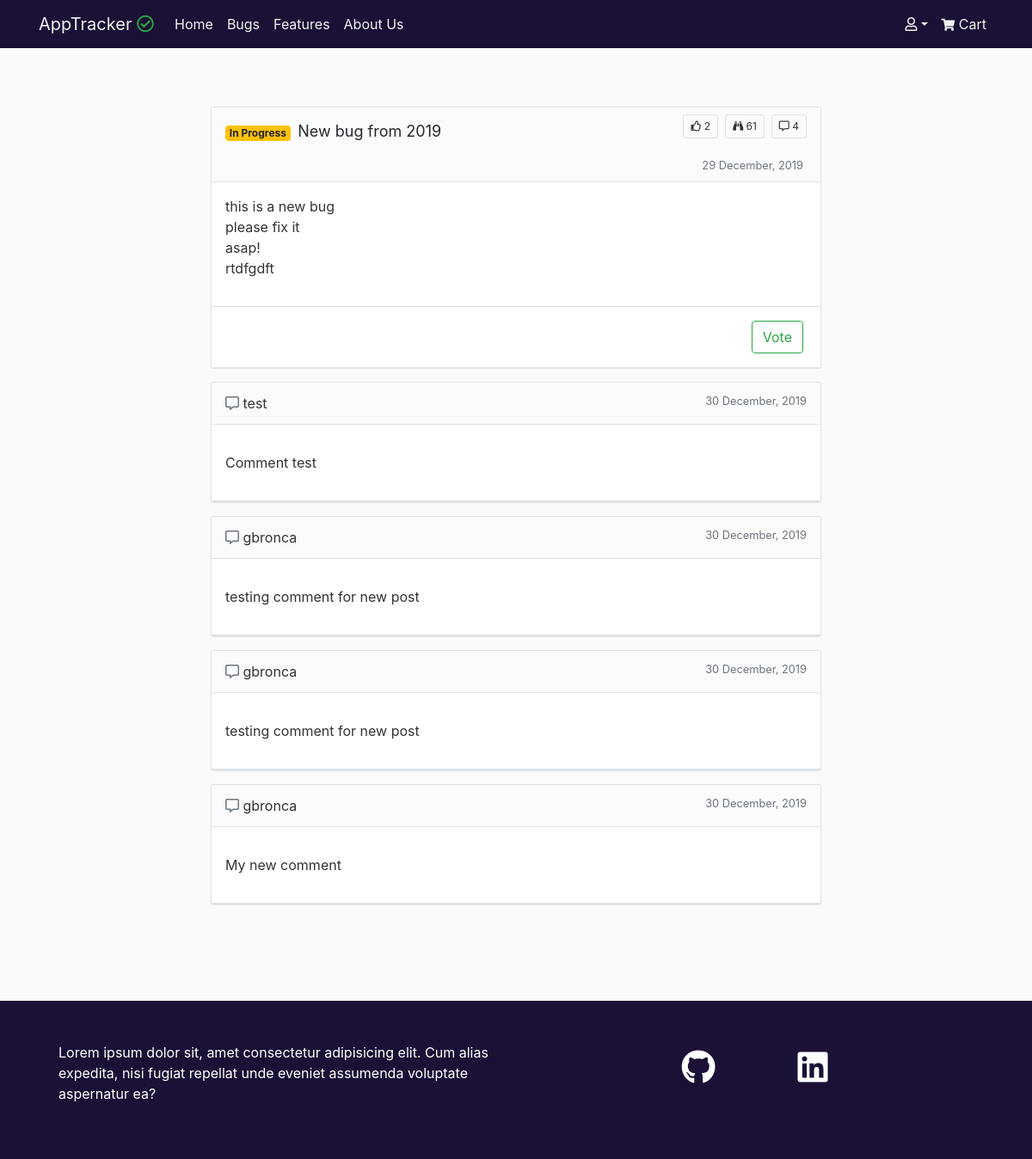
/tickets/detail/6/, run on the app's committed database.
### tickets/models.py (models this page shows, shortened)
class Ticket(models.Model):
    STATUS = (
        ('In Progress', 'In Progress'),
        ('Completed', 'Completed'),
        ('Pending', 'Pending')
    )
    ISSUE = (
        ('Bug', 'Bug'),
        ('Feature', 'Feature')
    )
    title = models.CharField(max_length=75)
    description = models.TextField()
    date_posted = models.DateTimeField(default=timezone.now)
    username = models.ForeignKey(User, on_delete=models.CASCADE)
    status = models.CharField(max_length=20, choices=STATUS,default='Pending')
    issue = models.CharField(max_length=20, choices=ISSUE, default='Bug')
    upvotes = models.PositiveIntegerField(default=0)
    views = models.PositiveIntegerField(default=0)

class Comments(models.Model):
    ticket = models.ForeignKey(Ticket, on_delete=models.CASCADE, null=True, related_name='comments')
    username = models.ForeignKey(User, on_delete=models.CASCADE, blank=False, null=False)
    comment = models.TextField(null=False, blank=False)
    date_created = models.DateTimeField(default=timezone.now)
    date_updated = models.DateTimeField(auto_now=True)

### tickets/views.py (the view)
# urls.py: path('detail/<int:pk>/', views.TicketDetailView.as_view(), name='detail'),
class TicketDetailView(DetailView):
    model = Ticket
    def get_object(self, queryset=None):
        obj = super().get_object()
        obj.views += 1
        obj.save()
        return obj

### cart/context.py (called while the page is built, shortened)
def cart_contents(request):
    price = 10
    total = 0
    tickets_count = 0
    cart = request.session.get('cart', {})
    cart_items = []
    upvote_list = []
    return {'tickets_count': tickets_count,
            'cart_items': cart_items,
            'total': total,
            'price': price,
            'upvote_list': upvote_list}

### tickets/templates/tickets/ticket_detail.html (shortened to what this page needs)
{% extends 'base.html' %}
{% block content %}
    <div class="col-12 col-lg-8 mx-auto mt-5 pt-1 mb-2">
        <article class="border border-color-faded rounded-sm my-3 box-shadow bg-gray-light">
            <div class="px-3">
                <div class="d-flex justify-content-between my-1">
                    <div class="d-flex flex-grow-1 flex-shrink-1 ">
                        <h2><span
                                class="badge badge-secondary badge-ticket badge-ticket-{{ ticket.status|lower|cut:' ' }}">{{ object.status }}
                            </span>
                            <span class="text-decoration-none header-normal">{{ object.title }}</span></h2>
                    </div>
                    <div class="d-flex align-self-start ml-3 my-1">
                        <div class="border border-color-faded rounded-sm py-1 px-2 ml-2 badge-ticket"><i class="far fa-thumbs-up"></i>  {{ object.upvotes }}</div>
                        <div class="border border-color-faded rounded-sm py-1 px-2 ml-2 badge-ticket"><i class="fas fa-binoculars"></i>  {{ object.views }}</div>
                        <div class="border border-color-faded rounded-sm py-1 px-2 ml-2 badge-ticket"><i class="far fa-comment-alt"></i>  {{ object.comments.count }}</div>
                    </div>
                </div>
            </div>
            <div class="pb-1">
                <div class="px-3">
                    <div class="d-flex justify-content-between py-1 px-1">
                        <div class="d-flex flex-grow-1 flex-shrink-1">
                        </div>
                        <div class="d-flex align-self-start">
                            <small class="text-muted">{{ object.date_posted|date:"d F, Y" }}</small>
                        </div>
                    </div>
                </div>
            </div>
            <div class="border-bottom border-top bg-white">
                <div class="p-3">
                    <div class="">{{ object.description|safe|linebreaks }}</div>
                </div>
            </div>
            <div class="bg-white d-flex flex-row justify-content-between">
                <div class="m-3 justify-content-end">
                    {% if object.username == user %}
                        <a class="btn btn-outline-secondary mx-1" href="{% url 'tickets:update' object.id %}">Update</a>
                        <a class="btn btn-outline-danger" href="{% url 'tickets:delete' object.id %}">Delete</a>
                    {% else %}
                        {% if object.issue == 'Bug' %}
                            <a class="btn btn-outline-success mx-1" href="{% url 'tickets:vote' pk=object.id %}">Vote</a>
                        {% else %}
                            <a class="btn btn-success mx-1" href="{% url 'cart:add' id=object.id %}">Add to Cart</a>
                        {% endif %}
                    {% endif %}
                </div>
            </div>
        </article>
    </div>
    <div class="col-12 col-lg-8 mx-auto mt-3 mb-5 pb-5">
        {% for comment in object.comments.all %}
            <article class="border border-color-faded rounded-sm my-3 box-shadow bg-gray-light">
                <div class="px-3 py-2">
                    <div class="d-flex justify-content-between my-1">
                        <div class="d-flex flex-grow-1 flex-shrink-1 ">
                            <div class="d-flex flex-grow-1 flex-shrink-1">
                                <div class="mr-2"><span class="text-secondary"><i class="far fa-comment-alt"></i></span> {{ comment.username }}</div>
                            </div>
                            <div class="d-flex justify-content-end">
                                <small class="text-muted">{{ comment.date_created|date:"d F, Y" }}</small>
                            </div>
                        </div>
                    </div>
                </div>
                <div class="border-bottom border-top bg-white">
                    <div class="p-3">
                        <p class="text-dark">{{ comment.comment|safe|linebreaks }}</p>
                    </div>
                </div>
            </article>
        {% empty %}
            <p>No comments posted.</p>
        {% endfor %}
    </div>
{% endblock %}

### static/css/style.css (style rules this page uses)
body { background: #fafafa; color: #333333; }
h1, h2, h3, h4, h5, h6 { color: #444444; }
a { color: #444444; }
a, a:hover { text-decoration: none; }
.border-color-faded { border: 1px solid #dddddd; }
.bg-gray-light { background-color: #fafbfc; }
.box-shadow { box-shadow: 0 1px 1px rgba(27, 31, 35, .1); }
.badge-ticket { font-size: 12px; }
.badge-ticket-inprogress { color: #212529; background-color: #ffc107; }
.header-normal { font-weight: 400; font-size: 18px; color: #24292e; }

### data on the page
Ticket: status "In Progress", title "New bug from 2019", upvotes "2", views "61", comments.count "4", date_posted "29 December, 2019", description "this is a new bug please fix it asap! rtdfgdft"
Comments: username "test", date_created "30 December, 2019", comment "Comment test"
Comments: username "gbronca", date_created "30 December, 2019", comment "testing comment for new post"
Comments: username "gbronca", date_created "30 December, 2019", comment "testing comment for new post"
Comments: username "gbronca", date_created "30 December, 2019", comment "My new comment"
